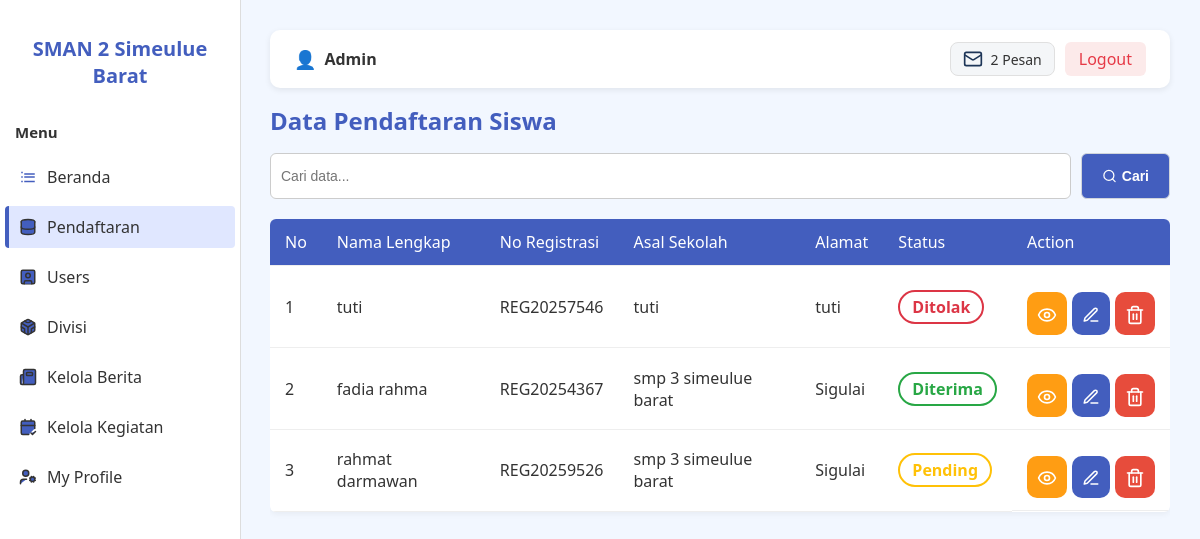
/dashboard/pendaftaran/index.php (signed in), run on the app's committed database.
### tables this page shows
CREATE TABLE `pendaftaran_siswa` (
  `id_registration` int(11) NOT NULL,
  `code_registration` varchar(50) NOT NULL,
  `full_name` varchar(100) NOT NULL,
  `place_birthdate` varchar(50) NOT NULL,
  `birthdate` date NOT NULL,
  `address` varchar(255) NOT NULL,
  `numphone` varchar(20) NOT NULL,
  `father_name` varchar(100) NOT NULL,
  `mother_name` varchar(100) NOT NULL,
  `wali_name` varchar(100) NOT NULL,
  `nik` char(16) NOT NULL,
  `nisn` char(10) NOT NULL,
  `golongan_darah` enum('O','A','B','AB') NOT NULL,
  `asal_school` varchar(100) NOT NULL,
  `ijazah_number` varchar(45) NOT NULL,
  `pas_photo` varchar(255) NOT NULL,
  `ijasah_document` varchar(255) NOT NULL,
  `doc_tambahan` varchar(255) DEFAULT NULL,
  `sertifikat_divisi` varchar(255) DEFAULT NULL,
  `status` enum('pending','diterima','ditolak') NOT NULL DEFAULT 'pending',
  `tanggal_daftar` date NOT NULL DEFAULT curdate(),
  `casis_id_registration` int(11) NOT NULL,
  `id_divisi` int(11) DEFAULT NULL
);

### actions/auth_check.php (called while the page is built, shortened)
<?php
function isAdmin()
{
    return isset($_SESSION['user']['role']) && $_SESSION['user']['role'] === 'admin';
}

### dashboard/pendaftaran/index.php (the view, shortened to what this page needs)
<?php
include '../../config/koneksi.php';
include '../../actions/auth_check.php';
$searchSql = '';
$limit = 10;
$page = isset($_GET['page']) ? max(1, intval($_GET['page'])) : 1;
$offset = ($page - 1) * $limit;
$whereClause = "WHERE 1=1 $searchSql";
$query = "SELECT * FROM pendaftaran_siswa $whereClause LIMIT $limit OFFSET $offset";
$result = mysqli_query($koneksi, $query);
?>
<!DOCTYPE html>
<html lang="id">
<head>
    <link rel="stylesheet" href="../css/dashboard.css"/>
    <link rel="stylesheet" href="../css/modal.css"/>
    <link rel="stylesheet" href="../css/pagination.css"/>
</head>
<body>
<div class="dashboard-container">
    <?php include '../partials/sidebar.php'; ?>
    <main class="content">
        <?php include '../partials/navbar.php'; ?>
        <h1>Data Pendaftaran Siswa</h1>
        <?php include '../partials/search.php' ?>
        <div class="table-container">
            <table>
                <thead>
                    <tr>
                        <th>No</th>
                        <th>Nama Lengkap</th>
                        <th>No Registrasi</th>
                        <th>Asal Sekolah</th>
                        <th>Alamat</th>
                        <th>Status</th>
                        <?php if (isAdmin() || isKepalaSekolah()) echo '<th>Action</th>'; ?>
                    </tr>
                </thead>
                <tbody>
                    <?php if (mysqli_num_rows($result) > 0): ?>
                        <?php $no = 1; ?>
                        <?php while ($row = mysqli_fetch_assoc($result)): ?>
                            <tr>
                                <td><?= $no++ ?></td>
                                <td><?= htmlspecialchars($row['full_name']) ?></td>
                                <td><?= htmlspecialchars($row['code_registration']) ?></td>
                                <td><?= htmlspecialchars($row['asal_school']) ?></td>
                                <td><?= htmlspecialchars($row['address']) ?></td>
                                <td>
                                  <?php
                                      $status = $row['status'];
                                      $class = '';
                                      $text = '';
                                      if ($status === 'pending') {
                                          $class = 'status-pending';
                                          $text = 'Pending';
                                      } elseif ($status === 'diterima') {
                                          $class = 'status-diterima';
                                          $text = 'Diterima';
                                      } elseif ($status === 'ditolak') {
                                          $class = 'status-ditolak';
                                          $text = 'Ditolak';
                                      } else {
                                          $class = 'status-unknown';
                                          $text = 'Tidak Diketahui';
                                      }
                                  ?>
                                  <span class="<?= $class ?>"><?= $text ?></span>
                                </td>
                                <td class="action">
                                  <?php if (isAdmin() || isKepalaSekolah()): ?>
                                      <a class="btn-detail" href="detail.php?id=<?= $row['id_registration'] ?>" title="Detail">
                                      </a>
                                  <?php endif; ?>
                                  <?php if (isAdmin()): ?>
                                        <a class="btn-edit" href="#"
                                          data-id="<?= $row['id_registration'] ?>"
                                          data-code_registration="<?= htmlspecialchars($row['code_registration']) ?>"
                                          data-full_name="<?= htmlspecialchars($row['full_name']) ?>"
                                          data-place_birthdate="<?= htmlspecialchars($row['place_birthdate']) ?>"
                                          data-birthdate="<?= htmlspecialchars($row['birthdate']) ?>"
                                          data-address="<?= htmlspecialchars($row['address']) ?>"
                                          data-numphone="<?= htmlspecialchars($row['numphone']) ?>"
                                          data-father_name="<?= htmlspecialchars($row['father_name']) ?>"
                                          data-mother_name="<?= htmlspecialchars($row['mother_name']) ?>"
                                          data-asal_school="<?= htmlspecialchars($row['asal_school']) ?>"
                                          data-ijazah_number="<?= htmlspecialchars($row['ijazah_number']) ?>"
                                          data-status="<?= htmlspecialchars($row['status']) ?>"
                                          onclick="openEditModal(this)"
                                          title="Edit">
                                            <svg xmlns="http://www.w3.org/2000/svg" width="18" height="18" viewBox="0 0 24 24" fill="none"
                                                stroke="currentColor" stroke-width="2" stroke-linecap="round" stroke-linejoin="round">
                                                <path d="M12 20h9"/>
                                                <path d="M16.5 3.5a2.121 2.121 0 1 1 3 3L7 19l-4 1 1-4 12.5-12.5z"/>
                                            </svg>
                                        </a>
                                        <a class="btn-delete" href="../../actions/pendaftaran/delete.php?id=<?= $row['id_registration'] ?>" onclick="return confirm('Yakin hapus?')" title="Hapus">
                                        </a>
                                  <?php endif; ?>
                                </td>
                            </tr>
                        <?php endwhile; ?>
                    <?php endif; ?>
                </tbody>
            </table>
        </div>
    </main>
</div>
</body>
</html>

### dashboard/css/dashboard.css (style rules this page uses)
:root { --primary: #435ebe; --light-bg: #f2f7ff; --white: #fff; --text-dark: #333; --bg-gray-light: #dedede; --hover-bg: #e0e7ff; --danger: #e74c3c; }
body { margin: 0; font-family: "Segoe UI", sans-serif; background-color: var(--light-bg); color: var(--text-dark); }
.dashboard-container { display: flex; min-height: 100vh; }
.content { margin-left: 240px; padding: 30px; flex-grow: 1; background-color: var(--light-bg); }
h1 { font-size: 24px; color: var(--primary); }
.table-container { overflow-x: auto; }
table { width: 100%; border-collapse: collapse; background-color: var(--white); box-shadow: 0 2px 6px rgba(0, 0, 0, 0.05); border-radius: 6px; overflow: hidden; }
th, td { padding: 12px 15px; border-bottom: 1px solid #eee; text-align: left; }
th { background-color: var(--primary); color: var(--white); font-weight: 500; }
.action { display: flex; flex-direction: row; gap: 5px; margin-top: 14px; }
.btn-edit { text-decoration: none; font-weight: 500; background-color: var(--primary); padding: 10px 10px; border-radius: 10px; text-align: center; color: white; }
.btn-edit svg { color: var(--white); vertical-align: middle; transition: stroke 0.2s ease; width: 18px; height: 18px; }
.btn-delete { background-color: var(--danger); text-decoration: none; font-weight: 500; padding: 10px 10px; border-radius: 10px; text-align: center; color: white; }
.btn-delete svg { color: var(--white); vertical-align: middle; transition: stroke 0.2s ease; width: 20px; height: 20px; }

### dashboard/pendaftaran/index.php (style rules this page uses)
.status-pending { border: 2px solid #ffc107; border-radius: 25px; color: #ffc107; font-weight: bold; padding: 4px 12px; display: inline-block; width: fit-content; }
.status-diterima { border: 2px solid #28a745; border-radius: 25px; color: #28a745; font-weight: bold; padding: 4px 12px; display: inline-block; width: fit-content; }
.status-ditolak { border: 2px solid #dc3545; border-radius: 25px; color: #dc3545; font-weight: bold; padding: 4px 12px; display: inline-block; width: fit-content; }
.btn-detail { background-color: rgb(255, 157, 19); text-decoration: none; font-weight: 500; padding: 10px 10px; border-radius: 10px; text-align: center; }
.btn-detail svg { color: #fff !important; vertical-align: middle; transition: stroke 0.2s ease; width: 20px; height: 20px; }

### dashboard/partials/search.php (style rules this page uses)
svg { width: 15px; }

### data on the page
pendaftaran_siswa: full_name "tuti", code_registration "REG20257546", asal_school "tuti", address "tuti", status "Ditolak"
pendaftaran_siswa: full_name "fadia rahma", code_registration "REG20254367", asal_school "smp 3 simeulue barat", address "Sigulai", status "Diterima"
pendaftaran_siswa: full_name "rahmat darmawan", code_registration "REG20259526", asal_school "smp 3 simeulue barat", address "Sigulai", status "Pending"

### other printed values
$username "Admin"
$total_notif "2"
